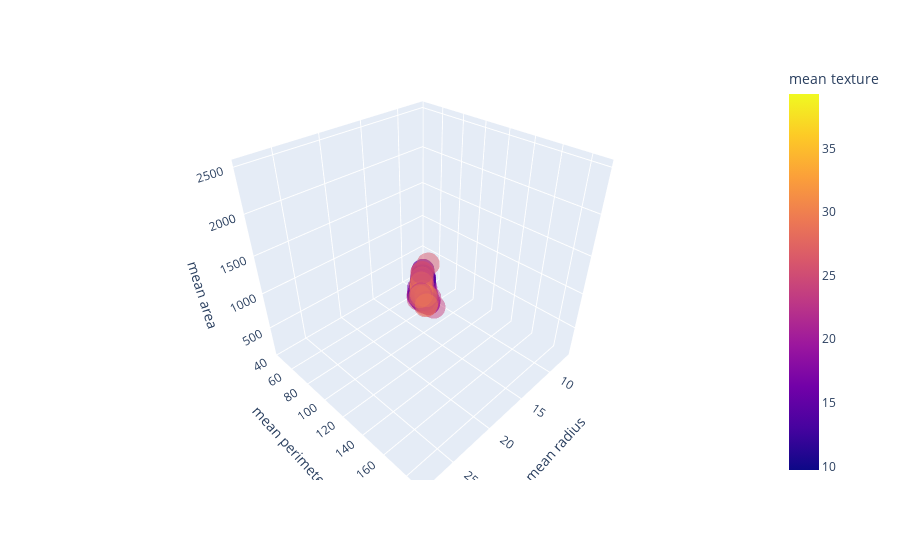

Notebook code for this chart:
### Code cell
plt.figure(figsize=(12,6))
fig = px.scatter_3d(df_cancer, x = 'mean radius', y ='mean perimeter', z = 'mean area',
                    color = 'mean texture', opacity = 0.5)
fig.show()

### Figure 1 — Plotly figure (JSON) as saved in the notebook; plotly's stock layout.template omitted (floating-point values rounded to 4 significant figures; data arrays with more than 128 entries replaced by an {"elided": "..."} marker saying what was removed)
{"data": [{"hovertemplate": "mean radius=%{x}<br>mean perimeter=%{y}<br>mean area=%{z}<br>mean texture=%{marker.color}<extra></extra>", "legendgroup": "", "marker": {"color": {"elided": "569 float values"}, "coloraxis": "coloraxis", "opacity": 0.5, "symbol": "circle"}, "mode": "markers", "name": "", "scene": "scene", "showlegend": false, "type": "scatter3d", "x": {"elided": "569 float values"}, "y": {"elided": "569 float values"}, "z": {"elided": "569 float values"}}], "layout": {"autosize": true, "coloraxis": {"colorbar": {"title": {"text": "mean texture"}}, "colorscale": [[0, "#0d0887"], [0.1111, "#46039f"], [0.2222, "#7201a8"], [0.3333, "#9c179e"], [0.4444, "#bd3786"], [0.5556, "#d8576b"], [0.6667, "#ed7953"], [0.7778, "#fb9f3a"], [0.8889, "#fdca26"], [1, "#f0f921"]]}, "legend": {"tracegroupgap": 0}, "margin": {"t": 60}, "scene": {"aspectmode": "auto", "aspectratio": {"x": 1, "y": 1, "z": 1}, "domain": {"x": [0, 1], "y": [0, 1]}, "xaxis": {"title": {"text": "mean radius"}, "type": "linear"}, "yaxis": {"title": {"text": "mean perimeter"}, "type": "linear"}, "zaxis": {"title": {"text": "mean area"}, "type": "linear"}}}}
